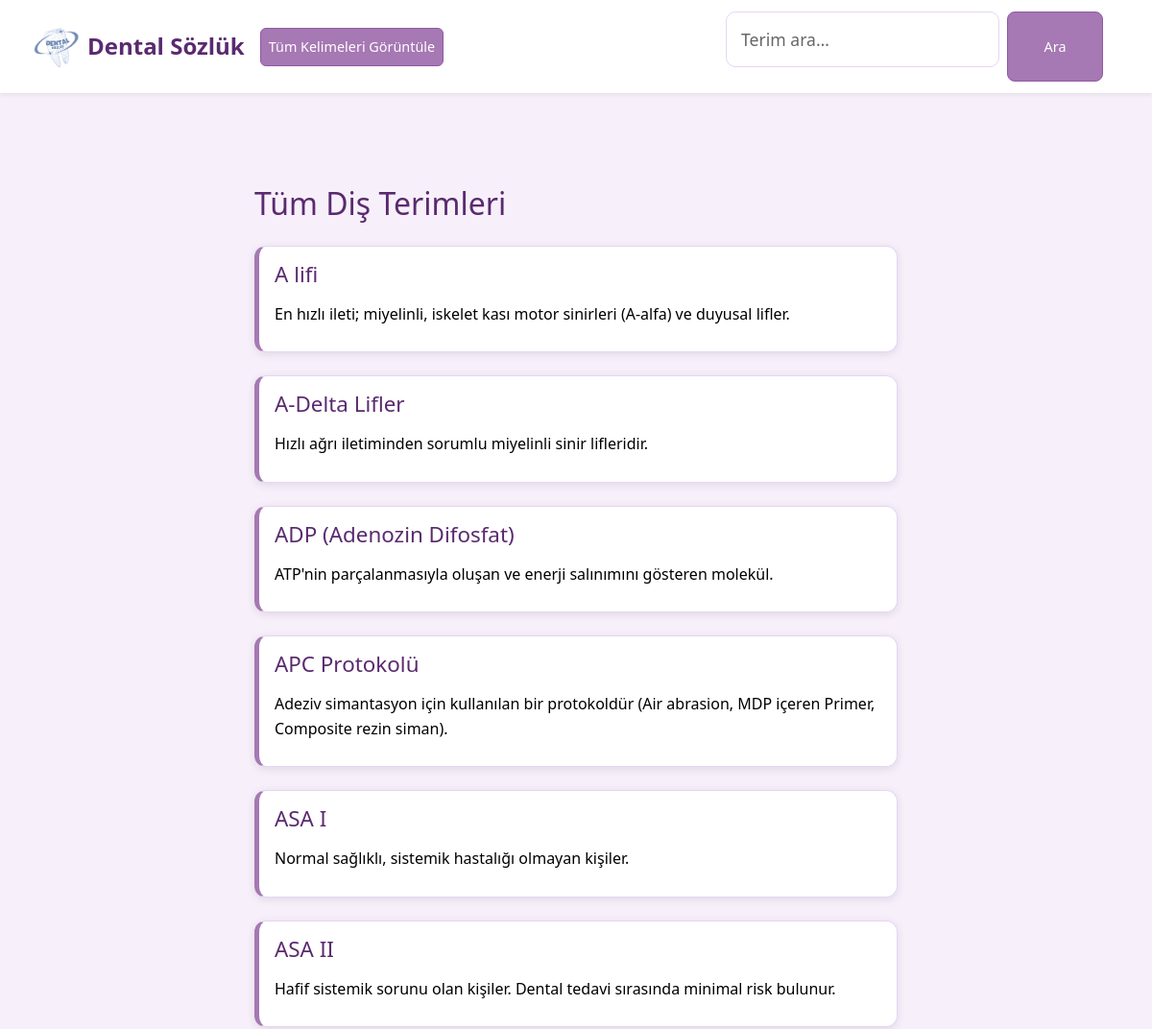
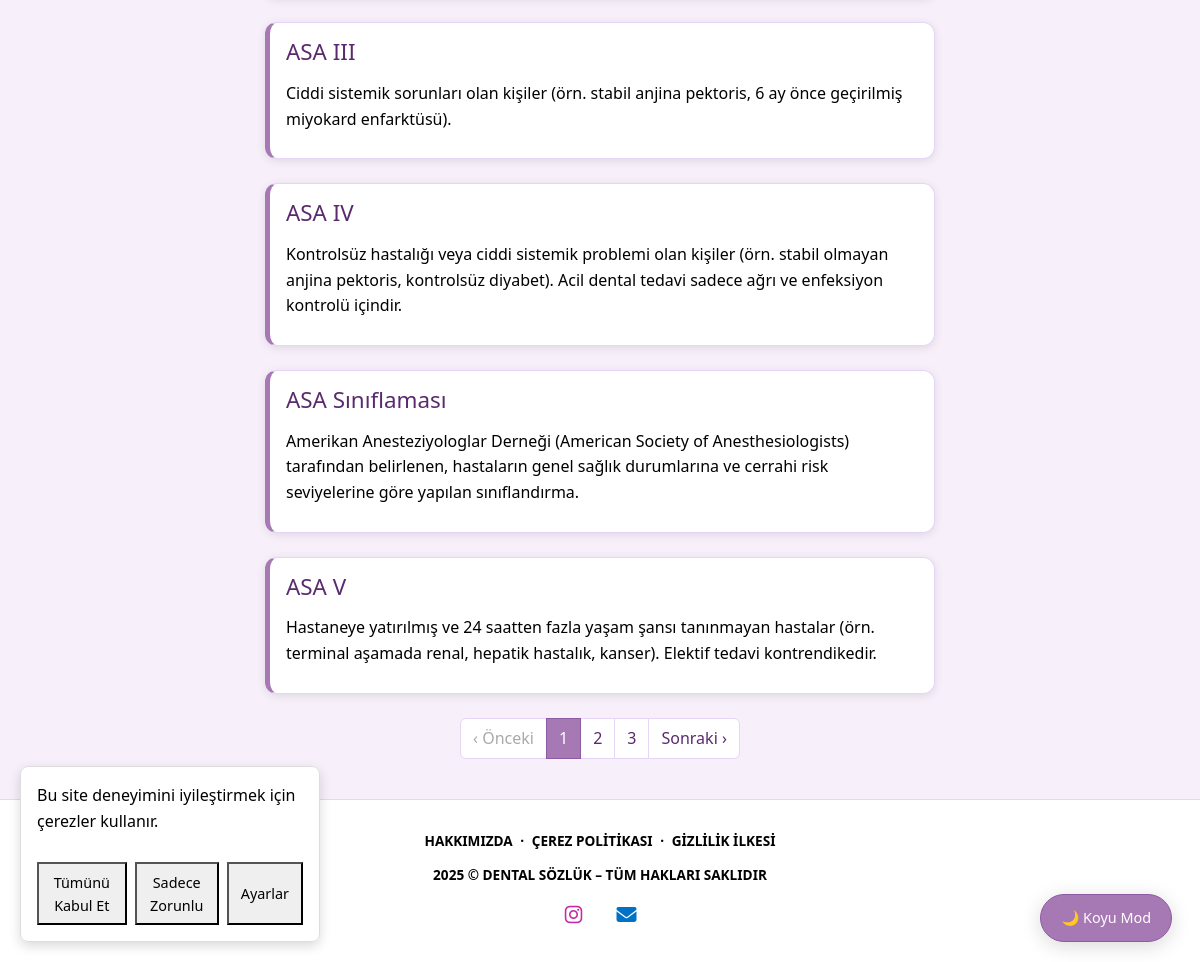
The app's page /terimler/ with its own data (2 pictures, top to bottom).
### terms/models.py (models this page shows, shortened)
class DentalTerm(models.Model):
    title = models.CharField(max_length=100)
    description = models.TextField()
    english_equivalent = models.CharField(max_length=100, blank=True, null=True)
    latin_equivalent = models.CharField(max_length=100, blank=True, null=True)
    slug = models.SlugField(unique=True, blank=True)

### terms/views.py (the view)
# urls.py: path('terimler/', views.term_list, name='term_list'),
def term_list(request):
    queryset   = DentalTerm.objects.all().order_by('title')
    paginator  = Paginator(queryset, 10)
    page_number= request.GET.get('page')
    page_terms = paginator.get_page(page_number)
    return render(request, 'terms/term_list.html', {
        'terms':    page_terms,   # ← template'in beklediği isim
        'page_obj': page_terms,   # ← paginasyon UI'si için opsiyonel
    })

### terms/templates/terms/term_list.html (shortened to what this page needs)
{% extends 'base.html' %}
{% load static %}
{% block content %}
  <h2 class="mb-4" style="color: var(--link-color);">Tüm Diş Terimleri</h2>
  {% for term in terms %}
    <div class="term-card mb-4 p-3">
      <h4>
        <a href="{% url 'terms:term_detail' slug=term.slug %}">
          {{ term.title }}
        </a>
      </h4>
      <p>{{ term.description }}</p>
    </div>
  {% empty %}
    <p class="term-card-empty">Henüz terim eklenmemiş.</p>
  {% endfor %}
  <nav aria-label="Sayfa navigasyonu">
    <ul class="pagination justify-content-center">
      {% if page_obj.has_previous %}
        <li class="page-item">
          <a class="page-link" href="?page={{ page_obj.previous_page_number }}">
            ‹ Önceki
          </a>
        </li>
      {% else %}
        <li class="page-item disabled">
          <span class="page-link">‹ Önceki</span>
        </li>
      {% endif %}
      {% for num in page_obj.paginator.page_range %}
        {% if num == page_obj.number %}
          <li class="page-item active">
            <span class="page-link">{{ num }}</span>
          </li>
        {% elif num >= page_obj.number|add:-2 and num <= page_obj.number|add:2 %}
          <li class="page-item">
            <a class="page-link" href="?page={{ num }}">{{ num }}</a>
          </li>
        {% endif %}
      {% endfor %}
      {% if page_obj.has_next %}
        <li class="page-item">
          <a class="page-link" href="?page={{ page_obj.next_page_number }}">
            Sonraki ›
          </a>
        </li>
      {% else %}
        <li class="page-item disabled">
          <span class="page-link">Sonraki ›</span>
        </li>
      {% endif %}
    </ul>
  </nav>
{% endblock %}

### templates/base.html (shortened to what this page needs)
{% load static %}
<!DOCTYPE html>
<html lang="tr">
  <head>
    <link
      href="https://cdn.jsdelivr.net/npm/bootstrap@5.3.0/dist/css/bootstrap.min.css"
      rel="stylesheet"
    >
    <link rel="stylesheet" href="https://cdnjs.cloudflare.com/ajax/libs/font-awesome/6.4.0/css/all.min.css">
    <link rel="stylesheet" href="{% static 'css/style.css' %}">
  </head>
  <body>
<div id="cookie-banner" class="cookie-banner hidden">
  <div class="cookie-banner__content">
    <p>Bu site deneyimini iyileştirmek için çerezler kullanır.</p>
    <div class="cookie-banner__buttons">
      <button id="accept-all">Tümünü Kabul Et</button>
      <button id="accept-necessary">Sadece Zorunlu</button>
      <button id="show-settings">Ayarlar</button>
    </div>
  </div>
</div>
    {% include "partials/navbar.html" %}
    <main class="container mt-5 pt-5 static-page">
      {% block content %}{% endblock %}
    </main>
<footer class="dental-footer">
  <div class="dental-footer-inner">
    <div class="footer-section">
      <span>
<a href="{% url 'terms:hakkimizda' %}">Hakkımızda</a> ·
<a href="{% url 'terms:cerez_politikasi' %}">Çerez Politikası</a> ·
<a href="{% url 'terms:gizlilik_ilkesi' %}">Gizlilik İlkesi</a>
      </span>
    </div>
    <div class="footer-section">
      <span>2025 &copy; Dental Sözlük – Tüm Hakları Saklıdır</span>
    </div>
    <div class="footer-section">
<div class="social-icons">
  <a class="icon-btn instagram" href="#" target="_blank">
    <i class="fab fa-instagram"></i>
  </a>
<a class="icon-btn email" href="mailto:info@dentalsozluk.com" title="info@dentalsozluk.com">
    <i class="fas fa-envelope"></i>
  </a>
</div>
    </div>
  </div>
</footer>
  </body>
</html>

### templates/partials/navbar.html (shortened to what this page needs)
{% load static %}
<nav class="navbar navbar-expand-md shadow-sm fixed-top"
     style="background-color: var(--navbar-bg); color: var(--navbar-text);">
  <div class="container">
{% load static %}
<a class="navbar-brand fw-bold d-flex align-items-center"
   href="{% url 'terms:home' %}"
   style="color: var(--link-color);">
  <img
    src="{% static 'images/favicon.png' %}"
    alt="Dental Sözlük Logo"
    width="48"
    height="48"
    class="me-2"
  >
  Dental Sözlük
</a>
    <button id="darkModeToggle"
            class="btn btn-sm ms-auto me-2 my-2 my-md-0"
            style="background-color: var(--btn-bg);
                   color: var(--btn-text);
                   border: 1px solid var(--btn-border);">
      🌙 Koyu Mod
    </button>
    <div class="collapse navbar-collapse" id="navbarContent">
      <ul class="navbar-nav me-auto mb-2 mb-md-0">
        <li class="nav-item">
          <a class="nav-link btn btn-sm me-2 my-2 my-md-0"
             href="{% url 'terms:term_list' %}"
             style="background-color: var(--btn-bg);
                    color: var(--btn-text);
                    border: 1px solid var(--btn-border);">
            Tüm Kelimeleri Görüntüle
          </a>
        </li>
      </ul>
      {% if not hide_search %}
      <form class="d-flex me-3 my-2 my-md-0"
            method="get"
            action="{% url 'terms:search_results' %}">
        <input class="form-control me-2"
               type="search" name="q"
               placeholder="Terim ara…"
               aria-label="Search"
               style="background-color: var(--card-bg);
                      color: var(--text-color);
                      border: 1px solid var(--card-border);">
        <button class="btn btn-sm"
                type="submit"
                style="background-color: var(--btn-bg);
                       color: var(--btn-text);
                       border: 1px solid var(--btn-border);">
          Ara
        </button>
      </form>
      {% endif %}
    </div>
  </div>
</nav>

### records on screen
DentalTerm: title "A lifi", description "En hızlı ileti; miyelinli, iskelet kası motor sinirleri (A-alfa) ve duyusal lifler."
DentalTerm: title "A-Delta Lifler", description "Hızlı ağrı iletiminden sorumlu miyelinli sinir lifleridir."
DentalTerm: title "ADP (Adenozin Difosfat)", description "ATP'nin parçalanmasıyla oluşan ve enerji salınımını gösteren molekül."
DentalTerm: title "APC Protokolü", description "Adeziv simantasyon için kullanılan bir protokoldür (Air abrasion, MDP içeren Primer, Composite rezin siman)."
DentalTerm: title "ASA I", description "Normal sağlıklı, sistemik hastalığı olmayan kişiler."
DentalTerm: title "ASA II", description "Hafif sistemik sorunu olan kişiler. Dental tedavi sırasında minimal risk bulunur."
DentalTerm: title "ASA III", description "Ciddi sistemik sorunları olan kişiler (örn. stabil anjina pektoris, 6 ay önce geçirilmiş miyokard enfarktüsü)."
DentalTerm: title "ASA IV", description "Kontrolsüz hastalığı veya ciddi sistemik problemi olan kişiler (örn. stabil olmayan anjina pektoris, kontrolsüz diyabet). Acil dental tedavi sadece ağrı ve enfeksiyon kontrolü içindir."
DentalTerm: title "ASA Sınıflaması", description "Amerikan Anesteziyologlar Derneği (American Society of Anesthesiologists) tarafından belirlenen, hastaların genel sağlık durumlarına ve cerrahi risk seviyelerine göre yapılan sınıflandırma."
DentalTerm: title "ASA V", description "Hastaneye yatırılmış ve 24 saatten fazla yaşam şansı tanınmayan hastalar (örn. terminal aşamada renal, hepatik hastalık, kanser). Elektif tedavi kontrendikedir."

### other values on screen
{{ num }} "1"
{{ num }} "2" "3"
